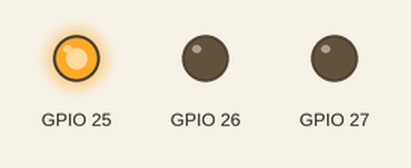
Bench run of a sketch on a simulated ESP32. On the bench: output pins drawn as LEDs (lit = HIGH).

Above: at 1.0 s.
At 3.0 s:
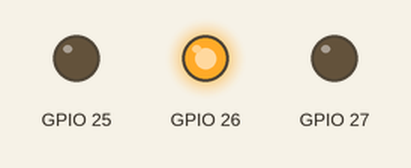
At 5.0 s:
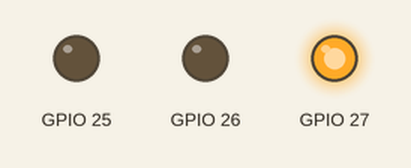
Timing chart, 0 to 7.8 s (numbered marks = the images above):
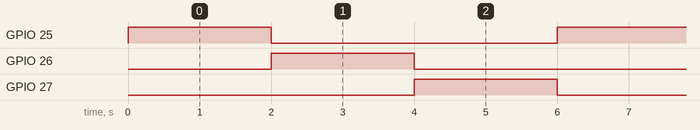

The sketch:

LED_control.ino
```cpp
long randNumber;

void setup() {
  // put your setup code here, to run once:

  pinMode(25, OUTPUT);
  pinMode(26, OUTPUT);
  pinMode(27, OUTPUT);
  randomSeed(analogRead(0));
  //randNumber = random(0,1);
  randNumber = 0;
}

void loop() {
  // put your main code here, to run repeatedly:


  //digitalWrite(25,HIGH), digitalWrite(26,HIGH), digitalWrite(27,HIGH) ;
  //%delay(2000);
  //%digitalWrite(25,LOW), digitalWrite(26,LOW), digitalWrite(27,LOW);
  //%delay(2000);


  digitalWrite(25,HIGH);
  digitalWrite(27,LOW);
  digitalWrite(26,LOW);
  delay(2000);
  digitalWrite(26,HIGH);
  digitalWrite(25,LOW);
  digitalWrite(27,LOW);
  delay(2000);
  digitalWrite(27,HIGH);
  digitalWrite(26,LOW);
  digitalWrite(25,LOW);
  delay(2000);


}
```

Measured:
- by itself, GPIO 25–27: alternates HIGH for 2.0 s and LOW for 4.0 s
- by itself, everything shown: repeats every 6.0 s, in 3 steps
